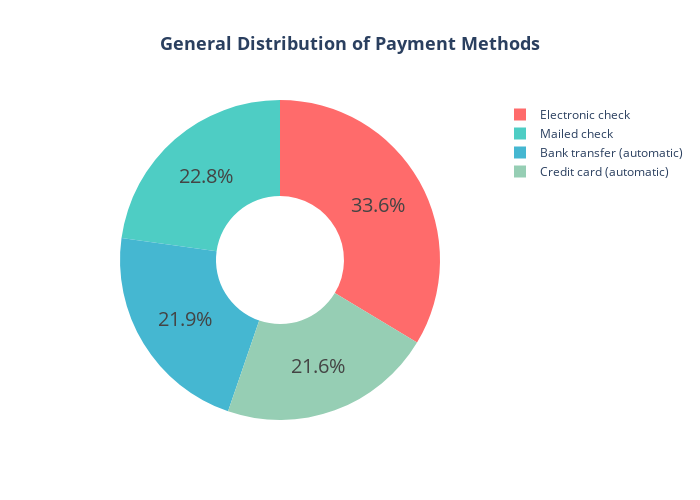

This figure's notebook cell:
### Code cell
labels = df['PaymentMethod'].unique()
values = df['PaymentMethod'].value_counts()

fig = go.Figure(data=[go.Pie(
    labels=labels, 
    values=values, 
    hole=.4,
    textinfo="percent",
    textposition="inside",
    insidetextorientation="horizontal",
    textfont=dict(size=20),
    marker_colors=['#FF6B6B', '#4ECDC4', '#45B7D1', '#96CEB4']
)])

fig.update_layout(
    title_text="<b>General Distribution of Payment Methods</b>",
    title_x=0.5,
    title_font_size=18,
    width=700,
    height=500,
    font=dict(size=12),
    legend=dict(
        orientation="v",
        x=1.05, y=1
    )
)

fig.show()

### Figure 1 — Plotly figure (JSON) as saved in the notebook; plotly's stock layout.template omitted (floating-point values rounded to 4 significant figures)
{"data": [{"hole": 0.4, "insidetextorientation": "horizontal", "labels": ["Electronic check", "Mailed check", "Bank transfer (automatic)", "Credit card (automatic)"], "marker": {"colors": ["#FF6B6B", "#4ECDC4", "#45B7D1", "#96CEB4"]}, "textfont": {"size": 20}, "textinfo": "percent", "textposition": "inside", "type": "pie", "values": [2365, 1604, 1542, 1521]}], "layout": {"font": {"size": 12}, "height": 500, "legend": {"orientation": "v", "x": 1.05, "y": 1}, "title": {"font": {"size": 18}, "text": "<b>General Distribution of Payment Methods</b>", "x": 0.5}, "width": 700}}
